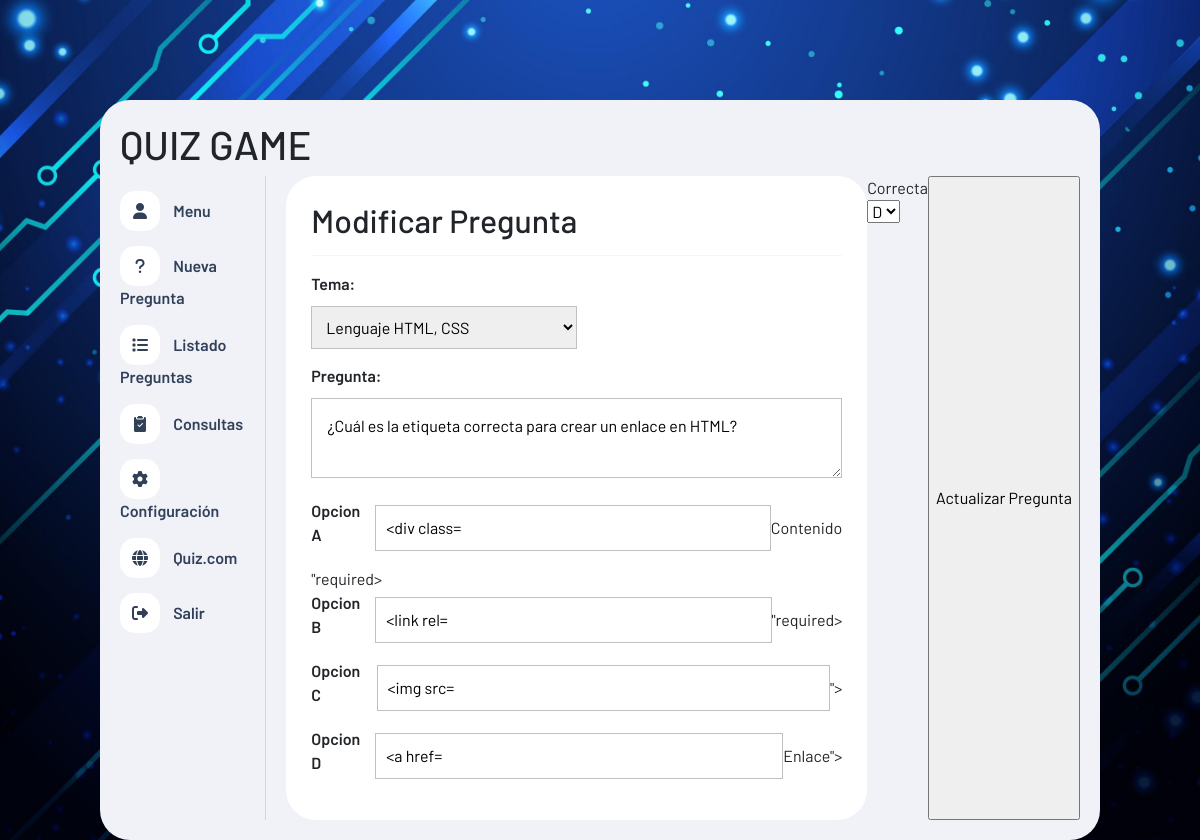
The app's page /admin/editarpregunta.php?idPregunta=53 (signed in), older data.
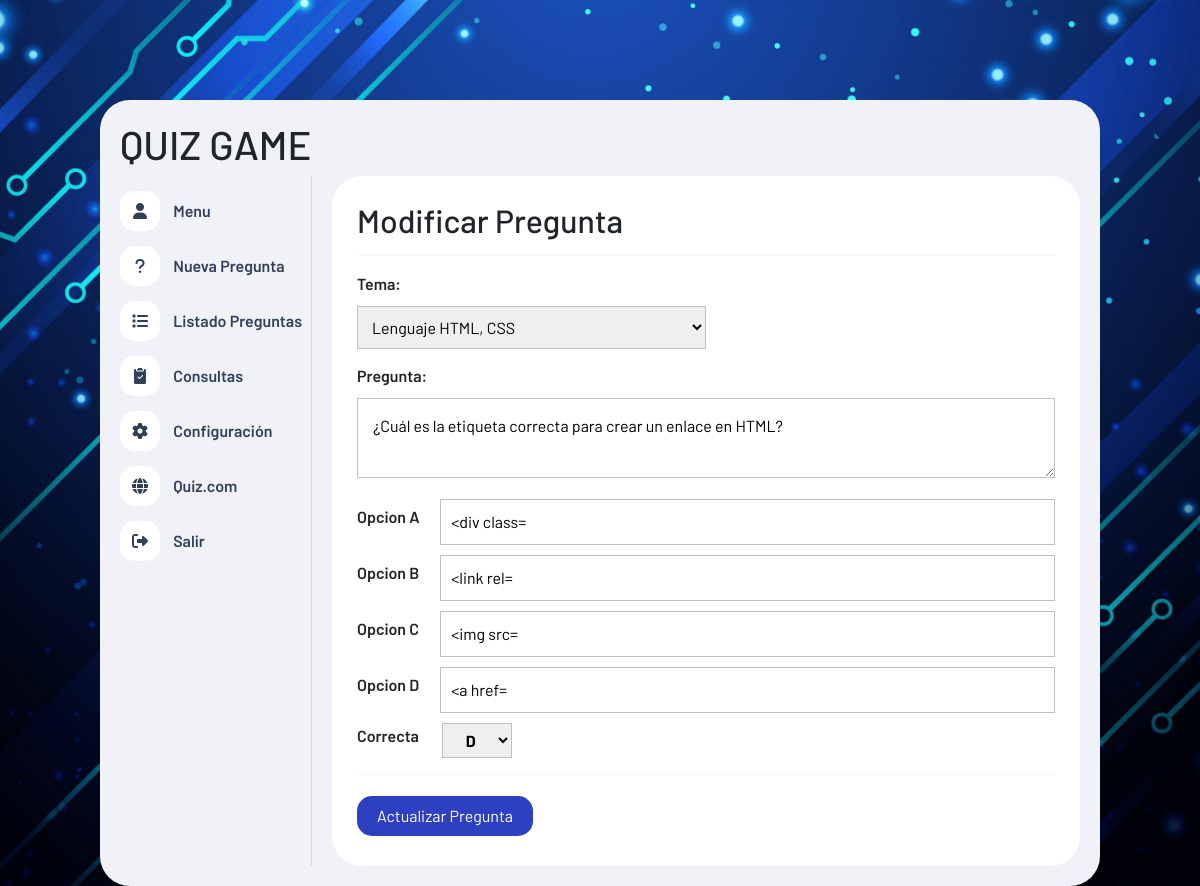
The same page, newer data.
### tables this page shows
CREATE TABLE `preguntas` (
  `id` int(11) primary key auto_increment NOT NULL,
  `tema` int(11) NOT NULL,
  `pregunta` text NOT NULL,
  `opcion_a` text NOT NULL,
  `opcion_b` text NOT NULL,
  `opcion_c` text NOT NULL,
  `opcion_d` text NOT NULL,
  `correcta` varchar(1) NOT NULL,
   FOREIGN KEY (`tema`) REFERENCES temas(`id`) ON DELETE CASCADE
);

### admin/funciones.php (called while the page is built, shortened)
<?php
function obetenerTodosLosTemas() {
    include("conexion.php");
    $query = "SELECT * FROM temas";
    $result = mysqli_query($conn, $query);
    return $result;
}
function obtenerPreguntaPorId($id) {
    include("conexion.php");
    $query = "SELECT * FROM preguntas WHERE id = $id";
    $result = mysqli_query($conn, $query);
    $pregunta = mysqli_fetch_array($result);
    return $pregunta;
}

### admin/editarpregunta.php (the view, shortened to what this page needs)
<?php
include("funciones.php");
$id = $_GET['idPregunta'];
$pregunta = obtenerPreguntaPorId($id);
$resltado_temas = obetenerTodosLosTemas();
?>
<!DOCTYPE html>
<html lang="es">
<head>
    <link rel="stylesheet" href="https://cdnjs.cloudflare.com/ajax/libs/font-awesome/6.1.1/css/all.min.css" />
    <link href="https://cdn.jsdelivr.net/npm/bootstrap@5.3.3/dist/css/bootstrap.min.css" rel="stylesheet">
    <link rel="stylesheet" href="estilo.css">
    <link rel="stylesheet" href="https://cdn.jsdelivr.net/npm/bootstrap-icons@1.11.2/font/bootstrap-icons.min.css">
</head>
<body>
    <div class="contenedor">
        <header>
            <h1>QUIZ GAME</h1>
        </header>
        <div class="contenedor-info">
            <?php include("nav.php") ?>
            <div class="panel">
                <h2>Modificar Pregunta</h2>
                <hr>
                <section id="nuevaPregunta">
                    <form action="<?php echo $_SERVER['PHP_SELF'] ?>" method="get">
                        <div class="fila">
                            <label for="">Tema: </label>
                            <select name="tema" id="tema">
                                <?php while ($row = mysqli_fetch_assoc($resltado_temas)) : ?>
                                    <?php if ($row['id'] == $pregunta['tema']) : ?>
                                    <option value="<?php echo $row['id'] ?>" selected>
                                        <?php echo $row['nombre'] ?>
                                    </option>
                                <?php else : ?>
                                    <option value="<?php echo $row['id'] ?>">
                                        <?php echo $row['nombre'] ?>
                                    </option>
                                <?php endif ?>
                                <?php endwhile ?>
                            </select>
                        </div>
                        <div class="fila">
                            <label for="">Pregunta:</label>
                            <textarea name="pregunta" id="" cols="30" rows="10" reqired><?php echo $pregunta['pregunta']?></textarea>
                        </div>
                        <div class="opciones">
                            <div class="opcion">
                                <label for="">Opcion A</label>
                                <input type="text" name="opcion_a" id="" value = "<?php echo $pregunta['opcion_a']?>"required>
                            </div>
                            <div class="opcion">
                                <label for="">Opcion B</label>
                                <input type="text" name="opcion_b" value ="<?php echo $pregunta['opcion_b']?>"required>
                            </div>
                            <div class="opcion">
                                <label for="">Opcion C</label>
                                <input type="text" name="opcion_c" required value="<?php echo $pregunta['opcion_c']?>">
                            </div>
                            <div class="opcion">
                                <label for="">Opcion D</label>
                                <input type="text" name="opcion_d" required value="<?php echo $pregunta['opcion_d']?>">
                            </div>
                        </div>
                        <div class="opcion">
                            <label for="">Correcta</label>
                            <select name="correcta" id="" class="correcta">
                                <option value="D" <?php if($pregunta['correcta']=='D'){ echo "selected";}?>>D</option>
                            </select>
                        </div>
                        <hr>
                        <input type="submit" value="Actualizar Pregunta" name="actualizar" class="btn-guardar">
                    </form>
                </section>
            </div>
        </div>
    </div>
</body>
</html>

### admin/nav.php
<nav class="nav" id="nav">
    <ul>
        <li>
            <a href="index.php">
                <div class="icono" id="0">
                    <i class="fa-solid fa-user"></i>
                </div>
                Menu
            </a>
        </li>
        <li>
            <a href="nuevapregunta.php">
                <div class="icono" id="1">
                    <i class="fa-solid fa-question"></i>
                </div>
                Nueva Pregunta
            </a>
        </li>
        <li>
            <a href="listadopreguntas.php">
                <div class="icono" id="2">
                    <i class="fa-solid fa-list"></i>
                </div>
                Listado Preguntas
            </a>
        </li>
        <li>
            <a href="partidas.php">
                <div class="icono" id="3">
                    <i class="bi bi-clipboard2-check-fill"></i>
                </div>
                Consultas
            </a>
        </li>
        <li>
            <a href="configuracion.php">
                <div class="icono" id="4">
                    <i class="fa-solid fa-gear"></i>
                </div>
                Configuración
            </a>
        </li>
        <li>
            <a href="../crear_equipo.php" target="_blank">
                <div class="icono" id="5">
                    <i class="fa-solid fa-globe"></i>
                </div>
                Quiz.com
            </a>
        </li>
        <li>
            <a href="cerrar-sesion.php">
                <div class="icono" id="6">
                    <i class="fa-solid fa-right-from-bracket"></i>
                </div>
                Salir
            </a>
        </li>
    </ul>
</nav>

### admin/estilo.css (style rules this page uses)
* { box-sizing: border-box; font-family: 'Barlow'; }
body { margin: 0; height: 100vh; background: url(../img/fondo_2.jpg); background-attachment: fixed; background-size: cover; background-repeat: no-repeat; background-position: center center; padding: 100px 10px 0 10px; }
hr { border: none; border-bottom: 1px solid #d6d6d6; }
.contenedor { max-width: 1000px; width: 100%; margin: auto; background-color: #f1f2f8; padding: 20px; border-radius: 30px; }
.contenedor .contenedor-info { display: flex; }
.contenedor .contenedor-info .nav { width: 250px; border-right: 1px solid #d6d6d6; }
.contenedor .contenedor-info .nav ul { list-style: none; margin: 0; padding: 0; }
.contenedor .contenedor-info .nav ul li { margin: 15px 0; }
.contenedor .contenedor-info .nav ul li .icono { display: inline-block; width: 40px; height: 40px; background-color: #fff; color: #314056; border-radius: 15px; text-align: center; margin-right: 10px; }
.contenedor .contenedor-info .nav ul li .icono i { line-height: 40px; }
.contenedor .contenedor-info .nav ul li a { text-decoration: none; color: #31415a; font-size: 16px; font-weight: 600; }
.contenedor .contenedor-info .panel { background-color: #fff; width: 100%; border-radius: 30px; margin-left: 20px; padding: 25px; }
#nuevaPregunta .fila { margin: 15px 0; }
#nuevaPregunta label { display: block; font-size: 16px; font-weight: 600; margin-bottom: 10px; }
#nuevaPregunta #tema { width: 50%; padding: 10px; border: 1px solid #c0c0c0; }
#nuevaPregunta textarea { width: 100%; border: 1px solid #c0c0c0; padding: 15px; max-height: 80px; }
#nuevaPregunta .opcion { display: flex; align-items: center; margin-bottom: 10px; }
#nuevaPregunta .opcion label { width: 10%; display: inline; }
#nuevaPregunta .opcion input { width: 90%; padding: 10px; margin-left: 15px; border: 1px solid #c0c0c0; }
#nuevaPregunta .correcta { width: 10%; padding: 6px; border: 1px solid #c0c0c0; margin-left: 15px; text-align: center; font-weight: bold; font-size: 16px; }
#nuevaPregunta .btn-guardar { background: #2d40bf; font-size: 16px; color: #fff; border: none; padding: 8px 20px; border-radius: 15px; margin: 5px 0; transition: .5s; cursor: pointer; }

Row changes from the older to the newer data that the page shows:
changed preguntas "¿Cuál es la etiqueta correcta para crear un enlace en HTML?": opcion_a "Contenido" → (not shown); opcion_d "Enlace" → (not shown)
Text that changed along with them:
text no longer shown: "\"required> \"required> \"> \">"
